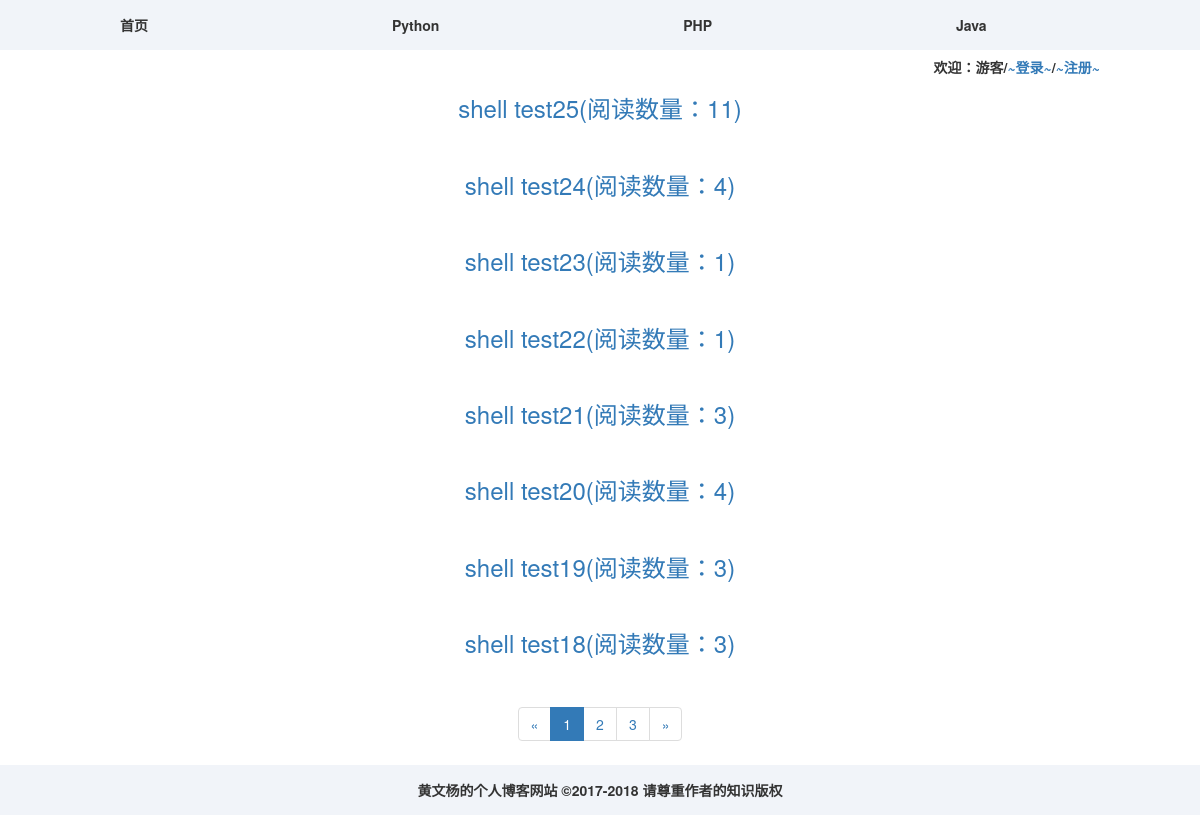
The app's page /index/ with its own data.
### myapp/models.py (models this page shows)
class Article(models.Model):
    title = models.CharField(max_length=20)
    author = models.CharField(max_length=10)
    text = models.CharField(max_length=200)
    img = models.ImageField(upload_to='image', blank=True)
    file_upload = models.FileField(upload_to='file', blank=True)
    def readnum(self):
        try:
            self.read_num_data = self.read_num.read_num_data
            return self.read_num_data
        except:
            return 0
    class Meta:
        ordering = ['-id']

class Read_Num(models.Model):
    read_num_data = models.IntegerField()
    article = models.OneToOneField('Article', on_delete=models.DO_NOTHING)

### myapp/views.py (the view, shortened to what this page needs)
# urls.py: path('index/', show_Articles_data),
def show_Articles_data(request):
    data=Article.objects.all()
    page_num = request.GET.get('page', 1)
    paginator = Paginator(data, 8)
    article_list = paginator.get_page(page_num)
    context = {}
    context['data'] = article_list.object_list
    context['obj'] = article_list
    context['user'] = request.user
    if int(article_list.number) == 1:
        if (int(article_list.number) + 2) <= paginator.num_pages:
            context["page_num"] = range(int(article_list.number), int(article_list.number) + 3)
        else:
            context["page_num"]=range(int(article_list.number), int(paginator.num_pages) + 1)
    elif not article_list.has_next():
        if (int(article_list.number) - 2) > 0:
            context["page_num"]=range(int(article_list.number) - 2, int(article_list.number) + 1)
        else:
            context["page_num"]=range(1, int(article_list.number) + 1)
    return render(request, 'index.html', context)

### myapp/templates/index.html (shortened to what this page needs)
<!DOCTYPE html>
<html lang="en">
<head>
    <link rel="stylesheet" href="https://cdn.bootcss.com/bootstrap/3.3.7/css/bootstrap.min.css">
</head>
<body>
<div style="height: 50px; background-color: #f1f4f9">
    <span style="line-height: 50px; margin: 10%"><b>首页</b></span>
    <span style="line-height: 50px; margin: 10%"><b>Python</b></span>
    <span style="line-height: 50px; margin: 10%"><b>PHP</b></span>
    <span style="line-height: 50px; margin: 10%"><b>Java</b></span>
</div>
<div style="text-align: center">
<div style="text-align: right; margin-right: 100px" >
    {% if request.user.is_authenticated %}
        <h5><b>欢迎：{{ user }}/<a href="/logout/?from_page={{ request.get_full_path }}">~注销~</a>/<a href="/user_info">~个人信息~</a></b></h5>
    {% else %}
        <h5><b>欢迎：游客/<a href="/loginform/?from_page={{ request.get_full_path }}">~登录~</a>/<a href="/register/?from_page={{ request.get_full_path }}">~注册~</a></b></h5>
    {% endif %}
</div>
    {% for blog in data %}
        <h3><a style="" href="/content/?pk={{ blog.pk }}">{{ blog.title }}(阅读数量：{{ blog.readnum }})</a></h3>
        <br/>
    {% endfor %}
</div>
{% block content %}
<div style="text-align: center; text-align: center">
        <ul class="pagination">
            <li>
                {% if obj.number == 1 %}
                    <a class="previous disabled" aria-label="Previous">
                    <span aria-hidden="true">&laquo;</span>
                    </a>
                {% else %}
                    <a href="?page={{ obj.previous_page_number }}" aria-label="Previous">
                    <span aria-hidden="true">&laquo;</span>
                    </a>
                {% endif %}
            </li>
            {% for num in page_num %}
                {% if num == obj.number %}
                    <li class="active"><a href="?page={{ num }}">{{ num }}</a></li>
                {% else %}
                    <li><a href="?page={{ num }}">{{ num }}</a></li>
                {% endif %}
            {% endfor %}
            <li>
                {% if not obj.has_next %}
                    <a class="previous disabled" aria-label="Next">
                    <span aria-hidden="true">&raquo;</span>
                    </a>
                {% else %}
                    <a href="?page={{ obj.next_page_number }}" aria-label="Next">
                    <span aria-hidden="true">&raquo;</span>
                    </a>
                {% endif %}
            </li>
        </ul>
</div>
{% endblock %}
<div style="height: 50px; background-color: #f1f4f9; text-align: center">
    <span style="line-height: 50px;"><b>黄文杨的个人博客网站  ©2017-2018    请尊重作者的知识版权 </b></span>
</div>
</body>
</html>

### records on screen
Article: title "shell test25", readnum "11"
Article: title "shell test24", readnum "4"
Article: title "shell test23", readnum "1"
Article: title "shell test22", readnum "1"
Article: title "shell test21", readnum "3"
Article: title "shell test20", readnum "4"
Article: title "shell test19", readnum "3"
Article: title "shell test18", readnum "3"

### other values on screen
{{ num }} "1"
{{ num }} "2" "3"
